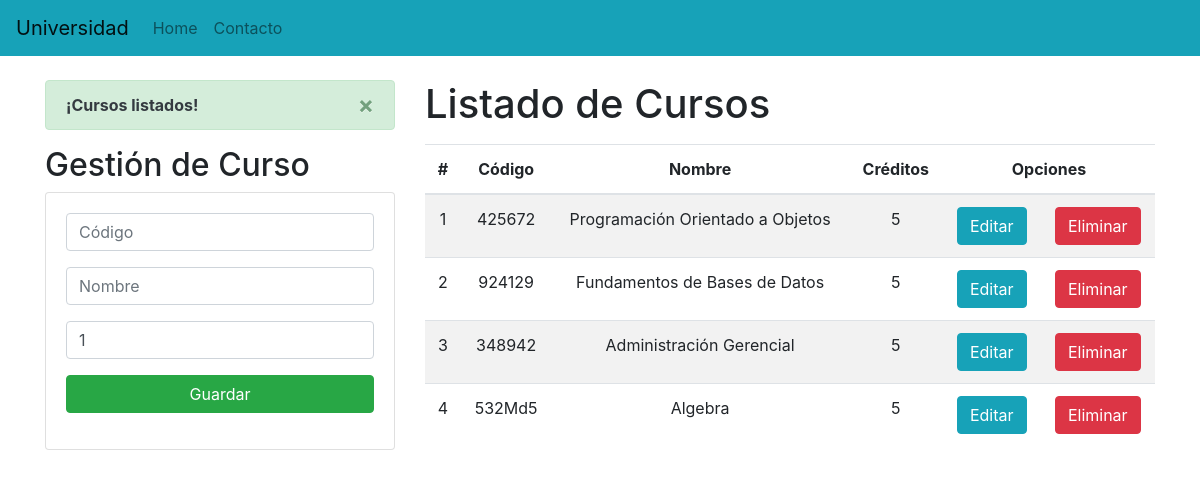
The page / on the database its author committed.
### Aplicaciones/Academico/models.py (models this page shows, shortened)
class Curso(models.Model):
    codigo = models.CharField(primary_key=True, max_length=6)
    nombre = models.CharField(max_length=50)
    creditos = models.PositiveSmallIntegerField()

### Aplicaciones/Academico/views.py (the view)
# urls.py: path('', views.home),
def home(request):
    cursosListados = Curso.objects.all()
    messages.success(request, '¡Cursos listados!')
    return render(request, "gestionCursos.html", {"cursos": cursosListados})

### Aplicaciones/Academico/templates/gestionCursos.html (shortened to what this page needs)
{% extends "./base.html" %}
{% block body %}
<div class="row">
    <div class="col-sm-12 col-md-6 col-lg-4 col-xl-4">
        {% if messages %}
        {% for message in messages %}
        <div class="alert alert-dismissible alert-success">
            <button type="button" class="close" data-dismiss="alert">&times;</button>
            <strong class="text-dark">{{ message }}</strong>
        </div>
        {% endfor %}
        {% endif %}
        <h2>Gestión de Curso</h2>
        <div class="card">
            <div class="card-body">
                <form action="/registrarCurso/" method="POST">{% csrf_token %}
                    <div class="form-group">
                        <input type="text" id="txtCodigo" name="txtCodigo" class="form-control" placeholder="Código"
                            minlength="6" maxlength="6" required>
                    </div>
                    <div class="form-group">
                        <input type="text" id="txtNombre" name="txtNombre" class="form-control" placeholder="Nombre"
                            maxlength="50" required>
                    </div>
                    <div class="form-group">
                        <input type="text" id="numCreditos" name="numCreditos" class="form-control" min="1" max="9"
                            value="1" required>
                    </div>
                    <div class="form-group">
                        <button type="submit" class="btn btn-success btn-block text-white">Guardar</button>
                    </div>
                </form>
            </div>
        </div>
    </div>
    <div class="col-sm-12 col-md-6 col-lg-8 col-xl-8">
        <h1>Listado de Cursos</h1>
        <div class="table-responsive py-2">
            <table class="table table-striped">
                <thead>
                    <tr>
                        <th>#</th>
                        <th>Código</th>
                        <th>Nombre</th>
                        <th>Créditos</th>
                        <th colspan="2">Opciones</th>
                    </tr>
                </thead>
                <tbody>
                    {% for c in cursos %}
                    <tr>
                        <td>{{forloop.counter}}</td>
                        <td>{{c.codigo}}</td>
                        <td>{{c.nombre}}</td>
                        <td>{{c.creditos}}</td>
                        <td><a href="edicionCurso/{{c.codigo}}" class="btn btn-info">Editar</a></td>
                        <td><a href="eliminarCurso/{{c.codigo}}" class="btn btn-danger btnEliminacion">Eliminar</a></td>
                    </tr>
                    {% endfor %}
                </tbody>
            </table>
        </div>
    </div>
</div>
{% endblock %}

### Aplicaciones/Academico/templates/base.html (shortened to what this page needs)
<!DOCTYPE html>
<html lang="en">
<head>
    {% load static %}
    <link rel="stylesheet" href="https://cdn.jsdelivr.net/npm/bootstrap@4.5.3/dist/css/bootstrap.min.css"
>
    <link rel="stylesheet" href="{% static 'css/gestionCursos.css' %}">
</head>
<body>
    <nav class="navbar navbar-expand-lg navbar-light bg-info">
        <a class="navbar-brand" href="#">Universidad</a>
        <div class="collapse navbar-collapse" id="navbarNav">
            <ul class="navbar-nav">
                <li class="nav-item">
                    <a class="nav-link" href="#">Home <span class="sr-only">(current)</span></a>
                </li>
                <li class="nav-item">
                    <a class="nav-link" href="#">Contacto</a>
                </li>
            </ul>
        </div>
    </nav>
    <div class="container py-4">
        {% block body %}
        {% endblock %}
    </div>
</body>
</html>

### Aplicaciones/Academico/static/css/gestionCursos.css (style rules this page uses)
th, td { text-align: center; vertical-align: middle; }

### rows shown on the page
Curso: codigo "425672", nombre "Programación Orientado a Objetos", creditos "5"
Curso: codigo "924129", nombre "Fundamentos de Bases de Datos", creditos "5"
Curso: codigo "348942", nombre "Administración Gerencial", creditos "5"
Curso: codigo "532Md5", nombre "Algebra", creditos "5"

### other values the page prints
{{ message }} "¡Cursos listados!"
